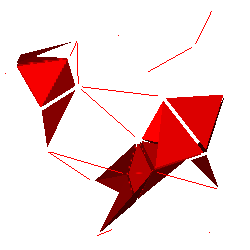

Here is the Python script that generated this plot:
#!/usr/bin/env python

# Triangulate random 3D points using Delaunay 3D with alpha shapes.

# Factory overrides
import vtkmodules.vtkInteractionStyle  # noqa: F401
import vtkmodules.vtkRenderingOpenGL2  # noqa: F401

from vtkmodules.vtkCommonCore import (
    vtkMath,
    vtkPoints,
)
from vtkmodules.vtkCommonDataModel import vtkPolyData
from vtkmodules.vtkFiltersCore import vtkDelaunay3D
from vtkmodules.vtkFiltersGeneral import vtkShrinkFilter
from vtkmodules.vtkRenderingCore import (
    vtkActor,
    vtkDataSetMapper,
    vtkRenderWindow,
    vtkRenderWindowInteractor,
    vtkRenderer,
)

# Generate 25 random points in the unit cube
math_util = vtkMath()
points = vtkPoints()
for i in range(25):
    points.InsertPoint(i, math_util.Random(0, 1), math_util.Random(0, 1), math_util.Random(0, 1))

profile = vtkPolyData()
profile.SetPoints(points)

# Filter: Delaunay 3D triangulation with alpha
delaunay = vtkDelaunay3D()
delaunay.SetInputData(profile)
delaunay.BoundingTriangulationOn()
delaunay.SetTolerance(0.01)
delaunay.SetAlpha(0.2)
delaunay.BoundingTriangulationOff()

# Filter: shrink tetrahedra for visualization
shrink = vtkShrinkFilter()
shrink.SetInputConnection(delaunay.GetOutputPort())
shrink.SetShrinkFactor(0.9)

# Mapper
mapper = vtkDataSetMapper()
mapper.SetInputConnection(shrink.GetOutputPort())

# Actor
triangulation = vtkActor()
triangulation.SetMapper(mapper)
triangulation.GetProperty().SetColor(1, 0, 0)

# Renderer
renderer = vtkRenderer()
renderer.AddActor(triangulation)
renderer.SetBackground(1, 1, 1)

# Window
render_window = vtkRenderWindow()
render_window.AddRenderer(renderer)
render_window.SetSize(250, 250)
render_window.SetWindowName("delaunay3d")

# Scene
renderer.ResetCamera()
renderer.GetActiveCamera().Zoom(1.5)

# Interactor
interactor = vtkRenderWindowInteractor()
interactor.SetRenderWindow(render_window)

interactor.Initialize()
interactor.Start()
